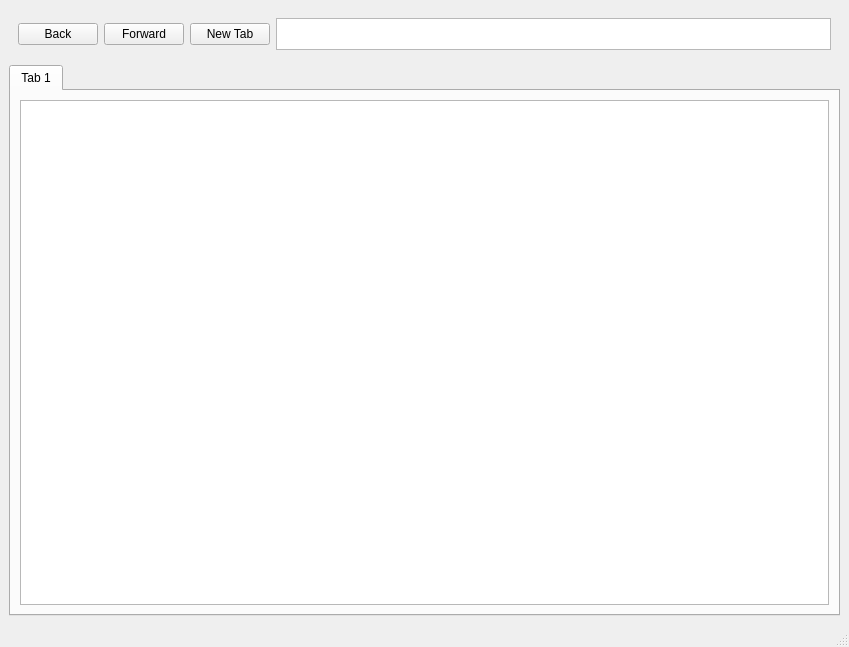
<?xml version="1.0" encoding="UTF-8"?>
<ui version="4.0">
 <class>MainWindow</class>
 <widget class="QMainWindow" name="MainWindow">
  <property name="geometry">
   <rect>
    <x>0</x>
    <y>0</y>
    <width>849</width>
    <height>647</height>
   </rect>
  </property>
  <property name="windowTitle">
   <string>MainWindow</string>
  </property>
  <widget class="QWidget" name="centralwidget">
   <layout class="QVBoxLayout" name="verticalLayout">
    <item>
     <widget class="QWidget" name="horizontalWidget" native="true">
      <property name="maximumSize">
       <size>
        <width>16777215</width>
        <height>50</height>
       </size>
      </property>
      <layout class="QHBoxLayout" name="horizontalLayout">
       <item>
        <widget class="QPushButton" name="btnBack">
         <property name="text">
          <string>Back</string>
         </property>
        </widget>
       </item>
       <item>
        <widget class="QPushButton" name="btnForward">
         <property name="text">
          <string>Forward</string>
         </property>
        </widget>
       </item>
       <item>
        <widget class="QPushButton" name="btnNewTab">
         <property name="text">
          <string>New Tab</string>
         </property>
        </widget>
       </item>
       <item>
        <widget class="QPlainTextEdit" name="filePath"/>
       </item>
      </layout>
     </widget>
    </item>
    <item>
     <widget class="QTabWidget" name="mainTabWidget">
      <property name="currentIndex">
       <number>0</number>
      </property>
      <widget class="QWidget" name="firstTab">
       <attribute name="title">
        <string>Tab 1</string>
       </attribute>
       <layout class="QVBoxLayout" name="verticalLayout_2">
        <item>
         <widget class="FileBrowserTv" name="fileBrowserTv"/>
        </item>
       </layout>
      </widget>
     </widget>
    </item>
   </layout>
  </widget>
  <widget class="QMenuBar" name="menubar">
   <property name="geometry">
    <rect>
     <x>0</x>
     <y>0</y>
     <width>849</width>
     <height>30</height>
    </rect>
   </property>
  </widget>
  <widget class="QStatusBar" name="statusbar"/>
 </widget>
 <customwidgets>
  <customwidget>
   <class>FileBrowserTv</class>
   <extends>QTreeView</extends>
   <header>file_browser_tv</header>
  </customwidget>
 </customwidgets>
 <resources/>
 <connections/>
</ui>
